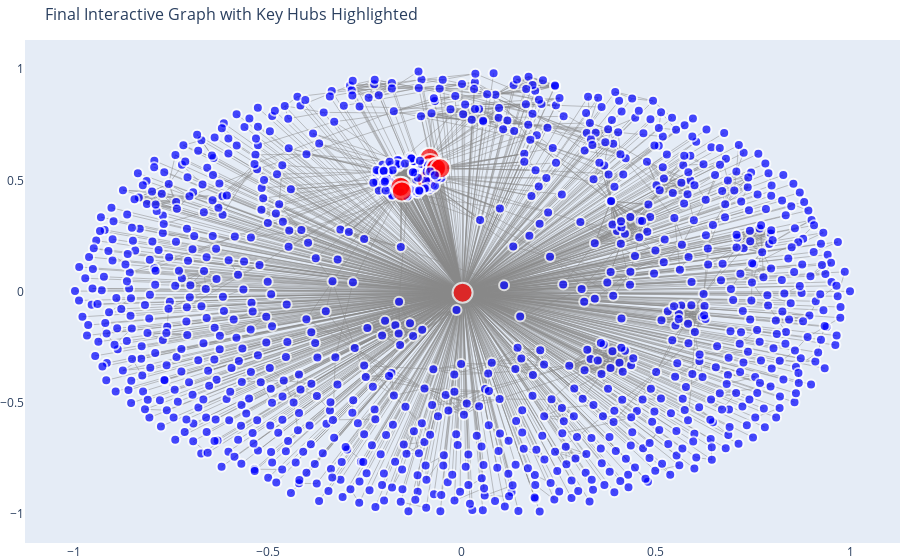

Notebook code for this chart:
### Code cell
main('..\small_world_linkedin\data\linkedin.csv')

### Figure 1 — Plotly figure (JSON) as saved in the notebook; plotly's stock layout.template omitted (floating-point values rounded to 4 significant figures; data arrays with more than 128 entries replaced by an {"elided": "..."} marker saying what was removed)
{"data": [{"hoverinfo": "none", "line": {"color": "#888", "width": 0.5}, "mode": "lines", "type": "scatter", "x": {"elided": "27492 float values"}, "y": {"elided": "27492 float values"}}, {"hoverinfo": "text", "marker": {"color": {"elided": "1055 str values"}, "line": {"width": 2}, "showscale": false, "size": {"elided": "1055 int values"}}, "mode": "markers", "text": {"elided": "1055 str values"}, "type": "scatter", "x": {"elided": "1055 float values"}, "y": {"elided": "1055 float values"}}], "layout": {"hovermode": "closest", "margin": {"b": 0, "l": 0, "r": 0, "t": 40}, "showlegend": false, "title": {"font": {"size": 16}, "text": "Final Interactive Graph with Key Hubs Highlighted"}, "xaxis": {"showgrid": false, "zeroline": false}, "yaxis": {"showgrid": false, "zeroline": false}}}
